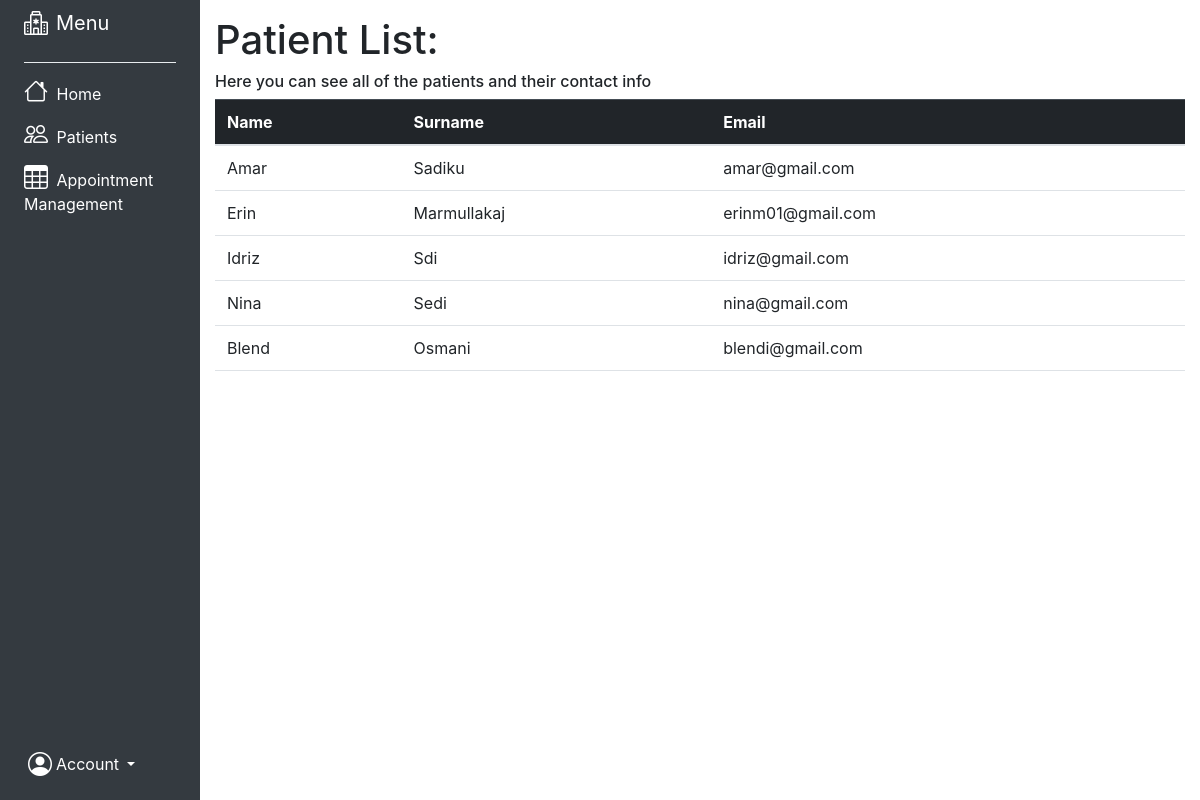
Page /dplist.php on the earlier database version.
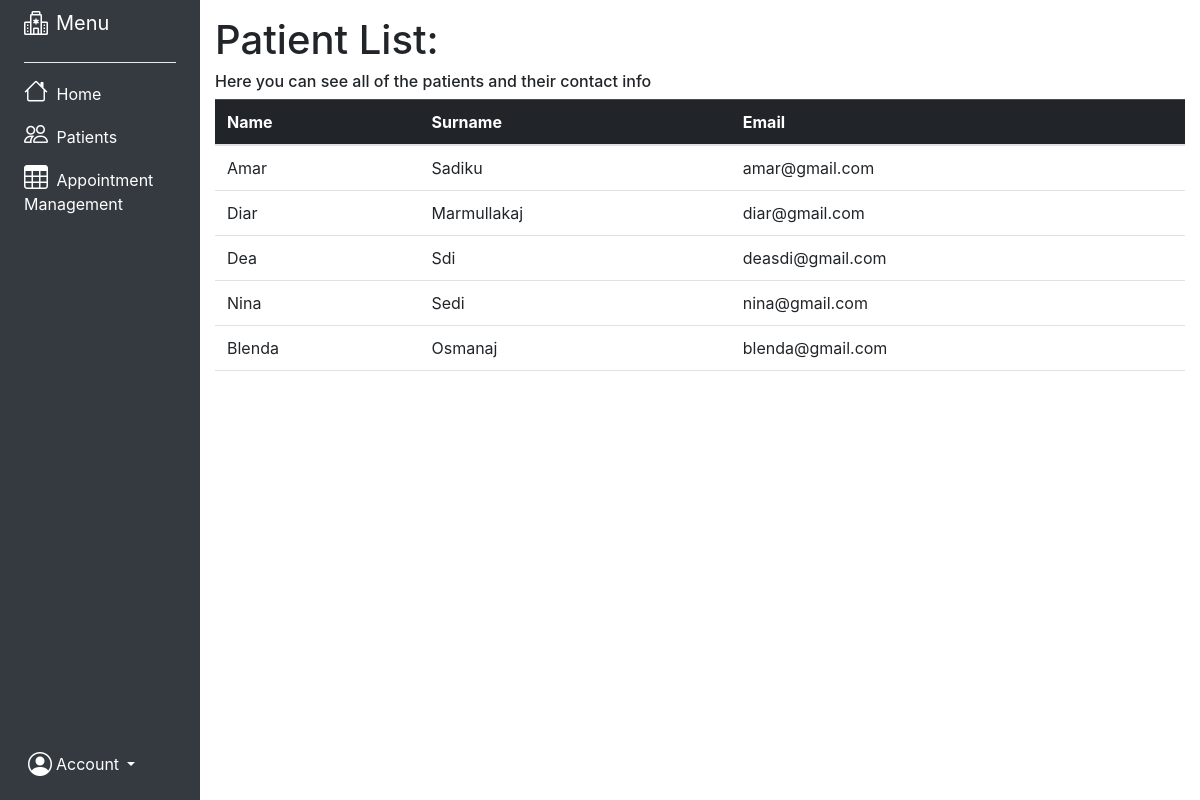
Same page on the later database version.
### tables this page shows
CREATE TABLE `patient` (
  `id` int(15) NOT NULL,
  `name` varchar(45) NOT NULL,
  `surname` varchar(45) NOT NULL,
  `username` varchar(45) NOT NULL,
  `email` varchar(35) NOT NULL,
  `password` varchar(25) NOT NULL
);

### dplist.php (the view, shortened to what this page needs)
<?php include("header2.php"); ?>
<!DOCTYPE html>
<html lang="en">
<head>
</head>
<body>
</html>
<div class="container-fluid">
    <div class="row flex-nowrap">
        <div class="col-auto col-md-3 col-xl-2 px-sm-2 px-0 bg-dark">
            <div class="d-flex flex-column align-items-center align-items-sm-start px-3 pt-2 text-white min-vh-100">
                <a href="/" class="d-flex align-items-center pb-3 mb-md-0 me-md-auto text-white text-decoration-none text-white">
                <i class="fs-4 bi-hospital me-2"></i><span class="fs-5 d-none d-sm-inline">Menu</span>
                </a>
                <hr class="dropdown-divider custom-divider">
                <ul class="nav nav-pills flex-column mb-sm-auto mb-0 align-items-center align-items-sm-start" id="menu">
                    <li class="nav-item">
                        <a href="sidebarD.php" class="nav-link align-middle px-0 text-white">
                            <i class="fs-4 bi-house"></i> <span class="ms-1 d-none d-sm-inline">Home</span>
                        </a>
                    </li>
                    <li>
                        <a href="dpList.php" class="nav-link px-0 align-middle text-white">
                            <i class="fs-4 bi-people"></i> <span class="ms-1 d-none d-sm-inline">Patients</span></a>
                    </li>
                    <li>
                        <a href="appointment.php" class="nav-link px-0 align-middle text-white">
                            <i class="fs-4 bi-table"></i> <span class="ms-1 d-none d-sm-inline">Appointment Management</span> </a>
                    </li>
                </ul>
                <div class="dropdown pb-4">
                <a href="#" class="d-flex align-items-center text-white text-decoration-none dropdown-toggle" id="dropdownUser1" data-bs-toggle="dropdown" aria-expanded="false">
                    <i class="fs-4 ms-1 bi-person-circle"></i>
                        <span class="d-none d-sm-inline mx-1">Account</span>
                    </a>
                </div>
            </div>
        </div>
        <div class="col py-3">
            <h1>Patient List:</h1>
            <h6>Here you can see all of the patients and their contact info</h6>
            <?php
            		include_once('config.php');
            		include('header.php');
            		$getUsers = $conn->prepare("SELECT * FROM patient");
            		$getUsers->execute();
            		$users = $getUsers->fetchAll();
            	 ?>
            <table class="table">
            	<thead class="table-dark">
            		<tr>
            			<th>Name</th>
            			<th>Surname</th>
            			<th>Email</th>
            		</tr>
            	</thead>
            	<tbody>
            		<?php foreach ($users as $user): ?>
            			<tr>
            				<td><?= htmlspecialchars($user['name']) ?></td>
            				<td><?= htmlspecialchars($user['surname']) ?></td>
            				<td><?= htmlspecialchars($user['email']) ?></td>
            			</tr>
            		<?php endforeach; ?>
            	</tbody>
            </table>
            </div>
    </div>
</body>

Differences in the rows shown:
changed patient "Marmullakaj": name "Erin" → "Diar"; email "erinm01@gmail.com" → "diar@gmail.com"
changed patient "Sdi": name "Idriz" → "Dea"; email "idriz@gmail.com" → "deasdi@gmail.com"
changed patient: name "Blend" → "Blenda"; surname "Osmani" → "Osmanaj"; email "blendi@gmail.com" → "blenda@gmail.com"
